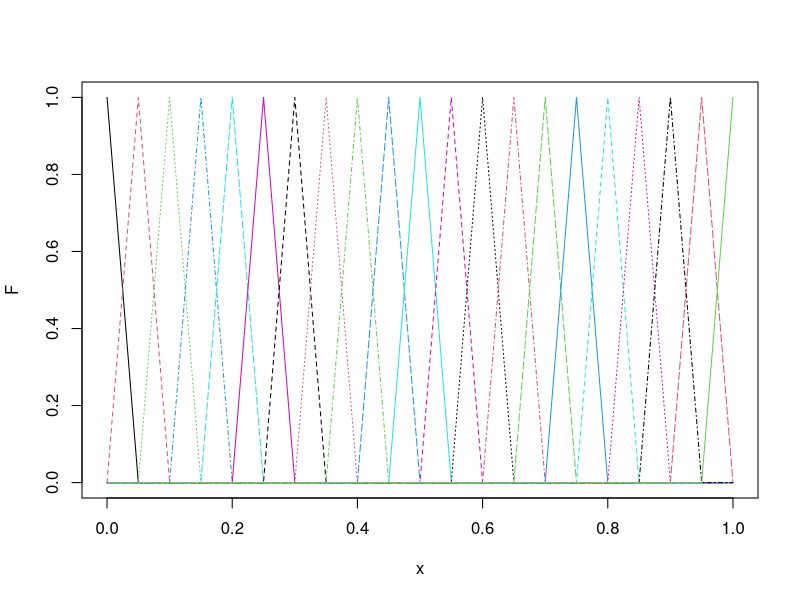

Generate this figure with R:
# code for confirming Observation 1
bspline <- function(x, i, m, tau) {
  n <- length(x)
  if (m>1) {
    aDen <- (tau[i+m-1] - tau[i])
    bDen <- (tau[i+m] - tau[i+1])

    if(aDen == 0) {
      a <- rep(0, n)
    } else{
      a <- (x - tau[i]) / aDen
    }

    if(bDen == 0) {
      b <- rep(0, n)
    } else{
      b <- (tau[i+m] - x) / bDen
    }

    a * bspline(x, i, m-1, tau) +  b * bspline(x, i+1, m-1, tau)

  } else {
    ((tau[i] <= x) & (x < tau[i+1]))*1
  }
}

M <- 2
x <- seq(0, 1, .05)

tau <- c(rev(seq(0, by = -0.1, length.out = M)),
         x[-c(1,length(x))],
         seq(1, by = 0.1, length.out = M)
         )

c <- length(tau) - 2*M
p <- M + c

n <- length(x)
F <- matrix(nrow = n, ncol = p)
for (j in 1:p) {
  for (i in 1:n) {
    F[i,j] <- bspline(x=x[i], i=j, m=M, tau=tau)
  }
}

matplot(x = x, F,type = "l")

sum(abs(F-diag(n)))
